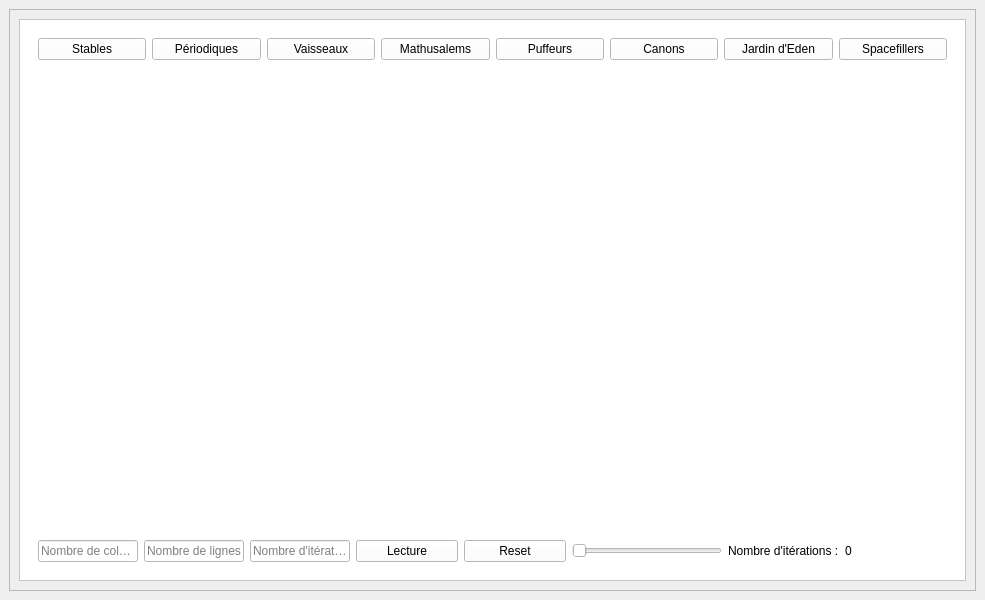
<?xml version="1.0" encoding="UTF-8"?>
<ui version="4.0">
 <class>MainWindow</class>
 <widget class="QMainWindow" name="MainWindow">
  <property name="geometry">
   <rect>
    <x>0</x>
    <y>0</y>
    <width>985</width>
    <height>600</height>
   </rect>
  </property>
  <property name="sizePolicy">
   <sizepolicy hsizetype="Expanding" vsizetype="Preferred">
    <horstretch>0</horstretch>
    <verstretch>0</verstretch>
   </sizepolicy>
  </property>
  <property name="minimumSize">
   <size>
    <width>400</width>
    <height>600</height>
   </size>
  </property>
  <property name="windowTitle">
   <string>MainWindow</string>
  </property>
  <property name="styleSheet">
   <string notr="true"/>
  </property>
  <widget class="QWidget" name="centralwidget">
   <property name="enabled">
    <bool>true</bool>
   </property>
   <property name="sizePolicy">
    <sizepolicy hsizetype="Expanding" vsizetype="Expanding">
     <horstretch>0</horstretch>
     <verstretch>0</verstretch>
    </sizepolicy>
   </property>
   <property name="minimumSize">
    <size>
     <width>400</width>
     <height>600</height>
    </size>
   </property>
   <property name="layoutDirection">
    <enum>Qt::LeftToRight</enum>
   </property>
   <layout class="QGridLayout" name="gridLayout">
    <item row="0" column="0">
     <widget class="QFrame" name="frame">
      <property name="frameShape">
       <enum>QFrame::StyledPanel</enum>
      </property>
      <property name="frameShadow">
       <enum>QFrame::Raised</enum>
      </property>
      <layout class="QGridLayout" name="gridLayout_2">
       <item row="0" column="0">
        <widget class="QFrame" name="frame_2">
         <property name="styleSheet">
          <string notr="true">background-color: rgb(255, 255, 255);</string>
         </property>
         <property name="frameShape">
          <enum>QFrame::StyledPanel</enum>
         </property>
         <property name="frameShadow">
          <enum>QFrame::Raised</enum>
         </property>
         <layout class="QGridLayout" name="gridLayout_3">
          <item row="0" column="0">
           <widget class="QWidget" name="horizontalWidget" native="true">
            <property name="maximumSize">
             <size>
              <width>16777215</width>
              <height>50</height>
             </size>
            </property>
            <property name="styleSheet">
             <string notr="true"/>
            </property>
            <layout class="QHBoxLayout" name="horizontalLayout">
             <item>
              <widget class="QPushButton" name="button_stable">
               <property name="text">
                <string>Stables</string>
               </property>
               <property name="iconSize">
                <size>
                 <width>50</width>
                 <height>50</height>
                </size>
               </property>
               <property name="flat">
                <bool>false</bool>
               </property>
              </widget>
             </item>
             <item>
              <widget class="QPushButton" name="button_periodic">
               <property name="text">
                <string>Périodiques</string>
               </property>
              </widget>
             </item>
             <item>
              <widget class="QPushButton" name="button_ship">
               <property name="text">
                <string>Vaisseaux</string>
               </property>
              </widget>
             </item>
             <item>
              <widget class="QPushButton" name="button_mathusalem">
               <property name="text">
                <string>Mathusalems</string>
               </property>
              </widget>
             </item>
             <item>
              <widget class="QPushButton" name="button_puffer">
               <property name="text">
                <string>Puffeurs</string>
               </property>
              </widget>
             </item>
             <item>
              <widget class="QPushButton" name="button_gun">
               <property name="text">
                <string>Canons</string>
               </property>
              </widget>
             </item>
             <item>
              <widget class="QPushButton" name="button_eden">
               <property name="text">
                <string>Jardin d'Eden</string>
               </property>
              </widget>
             </item>
             <item>
              <widget class="QPushButton" name="button_spacefiller">
               <property name="text">
                <string>Spacefillers</string>
               </property>
              </widget>
             </item>
            </layout>
           </widget>
          </item>
          <item row="2" column="0">
           <widget class="QWidget" name="horizontalWidget_3" native="true">
            <property name="maximumSize">
             <size>
              <width>16777215</width>
              <height>50</height>
             </size>
            </property>
            <property name="styleSheet">
             <string notr="true"/>
            </property>
            <layout class="QHBoxLayout" name="horizontalLayout_3">
             <item>
              <widget class="QLineEdit" name="input_nb_columns">
               <property name="maximumSize">
                <size>
                 <width>100</width>
                 <height>16777215</height>
                </size>
               </property>
               <property name="placeholderText">
                <string>Nombre de colonnes</string>
               </property>
              </widget>
             </item>
             <item>
              <widget class="QLineEdit" name="input_nb_lines">
               <property name="maximumSize">
                <size>
                 <width>100</width>
                 <height>16777215</height>
                </size>
               </property>
               <property name="placeholderText">
                <string>Nombre de lignes</string>
               </property>
              </widget>
             </item>
             <item>
              <widget class="QLineEdit" name="input_nb_iterations">
               <property name="maximumSize">
                <size>
                 <width>100</width>
                 <height>16777215</height>
                </size>
               </property>
               <property name="text">
                <string/>
               </property>
               <property name="placeholderText">
                <string>Nombre d'itérations</string>
               </property>
              </widget>
             </item>
             <item>
              <widget class="QPushButton" name="button_play">
               <property name="text">
                <string>Lecture</string>
               </property>
              </widget>
             </item>
             <item>
              <widget class="QPushButton" name="button_reset">
               <property name="text">
                <string>Reset</string>
               </property>
              </widget>
             </item>
             <item>
              <widget class="QSlider" name="slider_time">
               <property name="maximumSize">
                <size>
                 <width>150</width>
                 <height>16777215</height>
                </size>
               </property>
               <property name="orientation">
                <enum>Qt::Horizontal</enum>
               </property>
               <property name="tickPosition">
                <enum>QSlider::NoTicks</enum>
               </property>
               <property name="tickInterval">
                <number>5</number>
               </property>
              </widget>
             </item>
             <item>
              <widget class="QLabel" name="label_2">
               <property name="text">
                <string>Nombre d'itérations :</string>
               </property>
              </widget>
             </item>
             <item>
              <widget class="QLabel" name="label_nb_iterations">
               <property name="text">
                <string>0</string>
               </property>
              </widget>
             </item>
            </layout>
           </widget>
          </item>
          <item row="1" column="0">
           <widget class="QWidget" name="drawing_widget" native="true">
            <layout class="QHBoxLayout" name="horizontalLayout_2">
             <item>
              <widget class="DrawingGrid" name="drawing_grid" native="true">
               <property name="minimumSize">
                <size>
                 <width>0</width>
                 <height>600</height>
                </size>
               </property>
               <property name="autoFillBackground">
                <bool>false</bool>
               </property>
               <property name="styleSheet">
                <string notr="true">background-color: rgb(255, 255, 255);</string>
               </property>
              </widget>
             </item>
            </layout>
           </widget>
          </item>
         </layout>
        </widget>
       </item>
      </layout>
     </widget>
    </item>
   </layout>
  </widget>
 </widget>
 <customwidgets>
  <customwidget>
   <class>DrawingGrid</class>
   <extends>QWidget</extends>
   <header location="global">drawing_grid</header>
   <container>1</container>
  </customwidget>
 </customwidgets>
 <resources/>
 <connections/>
</ui>
